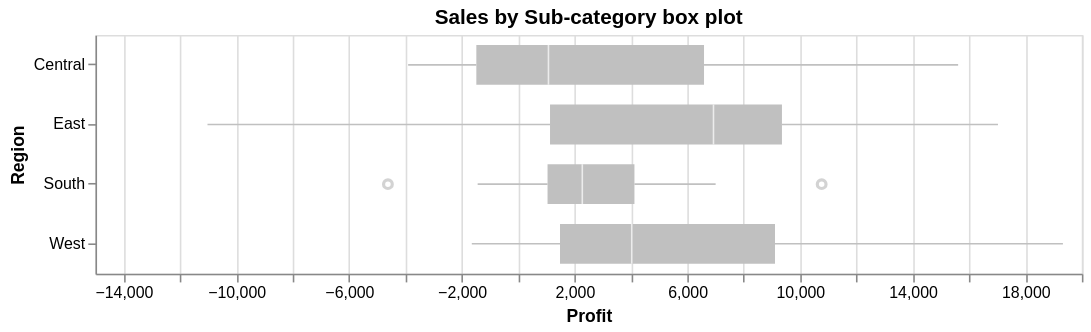

Notebook source saved alongside this figure:
### Code cell
obs = 'Profit'

box = (alt
       .Chart(df_subcategory)
       .mark_boxplot(size = 25, color = 'silver')
       .encode(
           x = alt.X('Profit:Q'),
           y = 'Region'
       )
      )

box.properties(
    title = 'Sales by Sub-category box plot',
    width = 620,
    height = 150
)

### Figure 1 — Vega-Lite specification as saved in the notebook (floating-point values rounded to 4 significant figures)
{"config": {"view": {"continuousWidth": 300, "continuousHeight": 300}}, "data": {"name": "data-9c6e47d9eec1367aed75504d4c0e1490"}, "mark": {"type": "boxplot", "color": "silver", "size": 25}, "encoding": {"x": {"field": "Profit", "type": "quantitative"}, "y": {"field": "Region", "type": "nominal"}}, "height": 150, "title": "Sales by Sub-category box plot", "width": 620, "$schema": "https://vega.github.io/schema/vega-lite/v5.20.1.json", "datasets": {"data-9c6e47d9eec1367aed75504d4c0e1490": [{"Region": "Central", "Sub-Category": "Accessories", "Sales": 33960.0, "Profit": 7252.0, "Quantity": 716, "Discount": 0.1246}, {"Region": "Central", "Sub-Category": "Appliances", "Sales": 23580.0, "Profit": -2639.0, "Quantity": 470, "Discount": 0.4488}, {"Region": "Central", "Sub-Category": "Art", "Sales": 5765.0, "Profit": 1195.0, "Quantity": 678, "Discount": 0.1227}, {"Region": "Central", "Sub-Category": "Binders", "Sales": 56920.0, "Profit": -1044.0, "Quantity": 1473, "Discount": 0.5093}, {"Region": "Central", "Sub-Category": "Bookcases", "Sales": 24160.0, "Profit": -1998.0, "Quantity": 192, "Discount": 0.2328}, {"Region": "Central", "Sub-Category": "Chairs", "Sales": 85230.0, "Profit": 6593.0, "Quantity": 615, "Discount": 0.1929}, {"Region": "Central", "Sub-Category": "Copiers", "Sales": 37260.0, "Profit": 15610.0, "Quantity": 49, "Discount": 0.1125}, {"Region": "Central", "Sub-Category": "Envelopes", "Sales": 4637.0, "Profit": 1778.0, "Quantity": 206, "Discount": 0.1288}, {"Region": "Central", "Sub-Category": "Fasteners", "Sales": 778.0, "Profit": 237.0, "Quantity": 227, "Discount": 0.1345}, {"Region": "Central", "Sub-Category": "Furnishings", "Sales": 15250.0, "Profit": -3906.0, "Quantity": 758, "Discount": 0.4039}, {"Region": "Central", "Sub-Category": "Labels", "Sales": 2451.0, "Profit": 1073.0, "Quantity": 284, "Discount": 0.1132}, {"Region": "Central", "Sub-Category": "Machines", "Sales": 26800.0, "Profit": -1486.0, "Quantity": 66, "Discount": 0.3286}, {"Region": "Central", "Sub-Category": "Paper", "Sales": 17490.0, "Profit": 6972.0, "Quantity": 1225, "Discount": 0.129}, {"Region": "Central", "Sub-Category": "Phones", "Sales": 72400.0, "Profit": 12320.0, "Quantity": 713, "Discount": 0.122}, {"Region": "Central", "Sub-Category": "Storage", "Sales": 45930.0, "Profit": 1970.0, "Quantity": 724, "Discount": 0.1238}, {"Region": "Central", "Sub-Category": "Supplies", "Sales": 9467.0, "Profit": -662.0, "Quantity": 122, "Discount": 0.1444}, {"Region": "Central", "Sub-Category": "Tables", "Sales": 39160.0, "Profit": -3560.0, "Quantity": 262, "Discount": 0.2625}, {"Region": "East", "Sub-Category": "Accessories", "Sales": 45030.0, "Profit": 11200.0, "Quantity": 724, "Discount": 0.0854}, {"Region": "East", "Sub-Category": "Appliances", "Sales": 34190.0, "Profit": 8391.0, "Quantity": 474, "Discount": 0.073}, {"Region": "East", "Sub-Category": "Art", "Sales": 7486.0, "Profit": 1900.0, "Quantity": 849, "Discount": 0.0693}, {"Region": "East", "Sub-Category": "Binders", "Sales": 53500.0, "Profit": 11270.0, "Quantity": 1652, "Discount": 0.3534}, {"Region": "East", "Sub-Category": "Bookcases", "Sales": 43820.0, "Profit": -1168.0, "Quantity": 252, "Discount": 0.22}, {"Region": "East", "Sub-Category": "Chairs", "Sales": 96260.0, "Profit": 9358.0, "Quantity": 676, "Discount": 0.1506}, {"Region": "East", "Sub-Category": "Copiers", "Sales": 53220.0, "Profit": 17020.0, "Quantity": 71, "Discount": 0.25}, {"Region": "East", "Sub-Category": "Envelopes", "Sales": 4376.0, "Profit": 1812.0, "Quantity": 267, "Discount": 0.0811}, {"Region": "East", "Sub-Category": "Fasteners", "Sales": 820.0, "Profit": 264.0, "Quantity": 298, "Discount": 0.0918}, {"Region": "East", "Sub-Category": "Furnishings", "Sales": 29070.0, "Profit": 5881.0, "Quantity": 1015, "Discount": 0.0777}, {"Region": "East", "Sub-Category": "Labels", "Sales": 2603.0, "Profit": 1129.0, "Quantity": 420, "Discount": 0.0673}, {"Region": "East", "Sub-Category": "Machines", "Sales": 66110.0, "Profit": 6929.0, "Quantity": 165, "Discount": 0.2838}, {"Region": "East", "Sub-Category": "Paper", "Sales": 20170.0, "Profit": 9015.0, "Quantity": 1400, "Discount": 0.0646}, {"Region": "East", "Sub-Category": "Phones", "Sales": 100600.0, "Profit": 12320.0, "Quantity": 982, "Discount": 0.1603}, {"Region": "East", "Sub-Category": "Storage", "Sales": 71610.0, "Profit": 8389.0, "Quantity": 907, "Discount": 0.0711}, {"Region": "East", "Sub-Category": "Supplies", "Sales": 10760.0, "Profit": -1155.0, "Quantity": 195, "Discount": 0.0679}, {"Region": "East", "Sub-Category": "Tables", "Sales": 39140.0, "Profit": -11020.0, "Quantity": 271, "Discount": 0.3737}, {"Region": "South", "Sub-Category": "Accessories", "Sales": 27280.0, "Profit": 7005.0, "Quantity": 504, "Discount": 0.0859}, {"Region": "South", "Sub-Category": "Appliances", "Sales": 19520.0, "Profit": 4124.0, "Quantity": 293, "Discount": 0.1111}, {"Region": "South", "Sub-Category": "Art", "Sales": 4656.0, "Profit": 1059.0, "Quantity": 547, "Discount": 0.1014}, {"Region": "South", "Sub-Category": "Binders", "Sales": 37030.0, "Profit": 3901.0, "Quantity": 981, "Discount": 0.3756}, {"Region": "South", "Sub-Category": "Bookcases", "Sales": 10900.0, "Profit": 1339.0, "Quantity": 118, "Discount": 0.1}, {"Region": "South", "Sub-Category": "Chairs", "Sales": 45180.0, "Profit": 6612.0, "Quantity": 331, "Discount": 0.0977}, {"Region": "South", "Sub-Category": "Copiers", "Sales": 9300.0, "Profit": 3659.0, "Quantity": 26, "Discount": 0.0857}, {"Region": "South", "Sub-Category": "Envelopes", "Sales": 3346.0, "Profit": 1465.0, "Quantity": 206, "Discount": 0.0741}, {"Region": "South", "Sub-Category": "Fasteners", "Sales": 503.0, "Profit": 174.0, "Quantity": 126, "Discount": 0.0828}, {"Region": "South", "Sub-Category": "Furnishings", "Sales": 17310.0, "Profit": 3443.0, "Quantity": 615, "Discount": 0.1067}, {"Region": "South", "Sub-Category": "Labels", "Sales": 2353.0, "Profit": 1041.0, "Quantity": 216, "Discount": 0.1077}, {"Region": "South", "Sub-Category": "Machines", "Sales": 53890.0, "Profit": -1439.0, "Quantity": 62, "Discount": 0.3333}, {"Region": "South", "Sub-Category": "Paper", "Sales": 14150.0, "Profit": 5947.0, "Quantity": 851, "Discount": 0.1023}, {"Region": "South", "Sub-Category": "Phones", "Sales": 58300.0, "Profit": 10770.0, "Quantity": 526, "Discount": 0.1}, {"Region": "South", "Sub-Category": "Storage", "Sales": 35770.0, "Profit": 2274.0, "Quantity": 488, "Discount": 0.0922}, {"Region": "South", "Sub-Category": "Supplies", "Sales": 8319.0, "Profit": 2.0, "Quantity": 92, "Discount": 0.1034}, {"Region": "South", "Sub-Category": "Tables", "Sales": 43920.0, "Profit": -4623.0, "Quantity": 227, "Discount": 0.2225}, {"Region": "West", "Sub-Category": "Accessories", "Sales": 61110.0, "Profit": 16480.0, "Quantity": 1032, "Discount": 0.0364}, {"Region": "West", "Sub-Category": "Appliances", "Sales": 30240.0, "Profit": 8261.0, "Quantity": 492, "Discount": 0.0309}, {"Region": "West", "Sub-Category": "Art", "Sales": 9212.0, "Profit": 2374.0, "Quantity": 926, "Discount": 0.0312}, {"Region": "West", "Sub-Category": "Binders", "Sales": 55960.0, "Profit": 16100.0, "Quantity": 1868, "Discount": 0.2817}, {"Region": "West", "Sub-Category": "Bookcases", "Sales": 36000.0, "Profit": -1647.0, "Quantity": 306, "Discount": 0.2287}, {"Region": "West", "Sub-Category": "Chairs", "Sales": 101800.0, "Profit": 4028.0, "Quantity": 734, "Discount": 0.2}, {"Region": "West", "Sub-Category": "Copiers", "Sales": 49750.0, "Profit": 19330.0, "Quantity": 88, "Discount": 0.144}, {"Region": "West", "Sub-Category": "Envelopes", "Sales": 4118.0, "Profit": 1909.0, "Quantity": 227, "Discount": 0.0418}, {"Region": "West", "Sub-Category": "Fasteners", "Sales": 923.0, "Profit": 275.0, "Quantity": 263, "Discount": 0.0333}, {"Region": "West", "Sub-Category": "Furnishings", "Sales": 30070.0, "Profit": 7641.0, "Quantity": 1175, "Discount": 0.0329}, {"Region": "West", "Sub-Category": "Labels", "Sales": 5079.0, "Profit": 2303.0, "Quantity": 480, "Discount": 0.019}, {"Region": "West", "Sub-Category": "Machines", "Sales": 42440.0, "Profit": -619.0, "Quantity": 147, "Discount": 0.3026}, {"Region": "West", "Sub-Category": "Paper", "Sales": 26660.0, "Profit": 12120.0, "Quantity": 1702, "Discount": 0.0316}, {"Region": "West", "Sub-Category": "Phones", "Sales": 98680.0, "Profit": 9111.0, "Quantity": 1068, "Discount": 0.2}, {"Region": "West", "Sub-Category": "Storage", "Sales": 70530.0, "Profit": 8645.0, "Quantity": 1039, "Discount": 0.0308}, {"Region": "West", "Sub-Category": "Supplies", "Sales": 18130.0, "Profit": 626.0, "Quantity": 238, "Discount": 0.0377}, {"Region": "West", "Sub-Category": "Tables", "Sales": 84760.0, "Profit": 1483.0, "Quantity": 481, "Discount": 0.2}]}}
